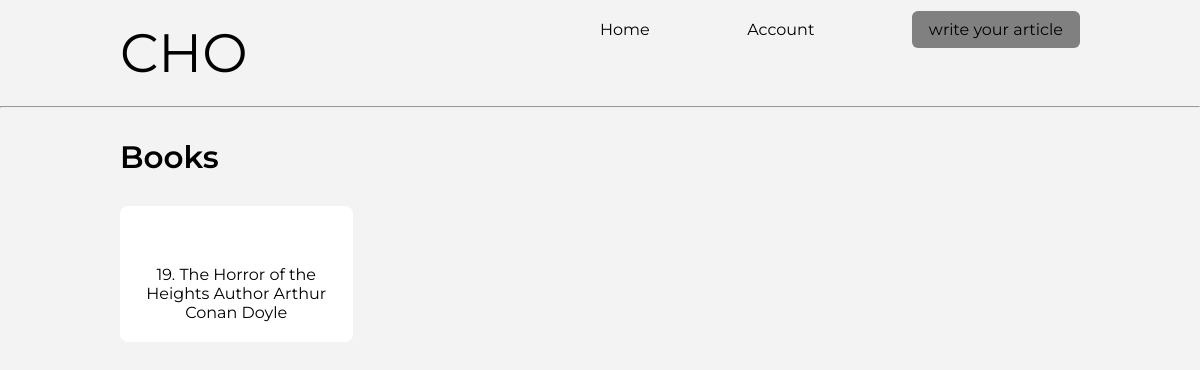
Page /home on the earlier database version.
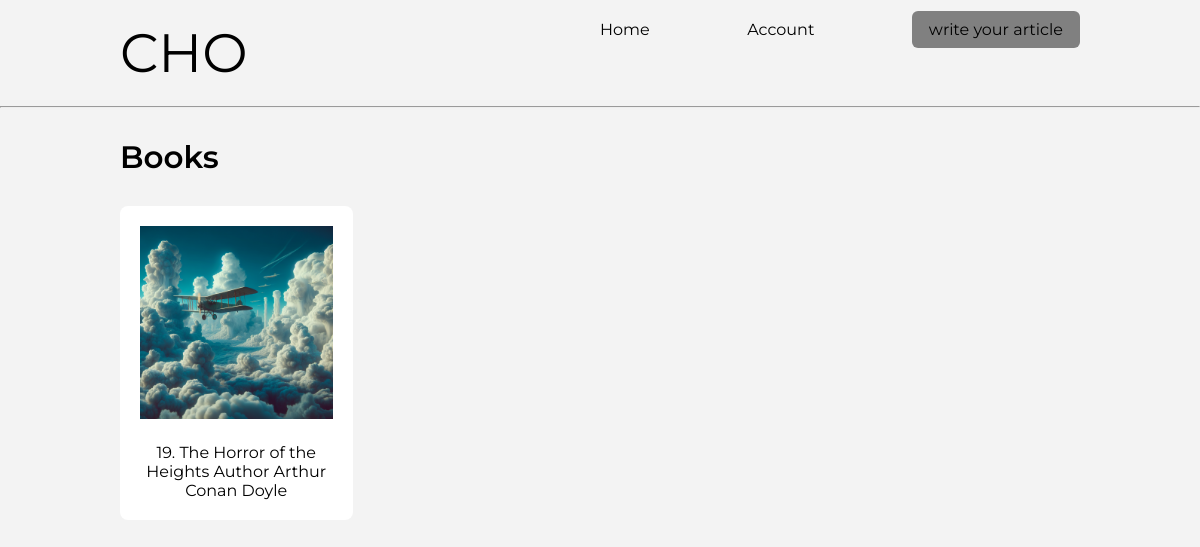
Same page on the later database version.
### server.py (models this page shows)
class Bible(db.Model):
    __tablename__ = 'bible'
    id = db.Column(db.Integer, primary_key=True)
    name = db.Column(db.String, nullable=False)
    path = db.Column(db.String, nullable=False)
    id_user = db.Column(db.Integer, nullable=False)
    date = db.Column(db.DateTime, nullable=False, default=datetime.utcnow)
    path_to_cover = db.Column(db.String, nullable=True)

### server.py (the view)
@app.route('/home')
def home():
    con = sqlite3.connect("instance/cho.db")
    cur = con.cursor()
    result = list(map(lambda x: [f"/watch/{x[0]}", x[1], x[2]],
                      cur.execute("""SELECT id, name, path_to_cover FROM bible""").fetchall()))
    return render_template('index.html', elements=result)

### templates/index.html (shortened to what this page needs)
<!DOCTYPE html>
<html lang="en">
<head>
    <link rel="stylesheet" href="static/style.css">
</head>
<body>
    <div class="wrepper">
        <header class="container">
            <sspan class="logo">Cho</sspan>
            <nav>
                <ul>
                    <li><a href="/home">Home</a></li>
                    <li><a href="/singing">Account</a></li>
                    <li class="btn"><a href="/load">write your article</a></li>
                </ul>
            </nav>
        </header>
        <hr>
        <div class="container tems">
            <h3>Books</h3>
            <div class="topic">
            {% for i in elements%}
                    <div class="block">
                        <a href="{{ i[0] }}"><img src="{{ i[2] }}" alt=""></a>
                        <span>{{ i[1] }}</span>
                    </div>
            {% endfor %}
            </div>
        </div>
    </div>
</body>
</html>

### static/style.css (style rules this page uses)
* { margin: 0; padding: 0; }
body { font-family: 'Montserrat', sans-serif; font-weight: 400; color: black; background: rgb(243, 243, 243); font-size: 16px; }
a { text-decoration: none; }
img { max-width: 100%; height: auto; }
.wrepper { background: rgb(243, 243, 243); width: 100%; }
.container { width: 80%; margin: 0 auto; }
header { padding: 20px 0; }
header .logo { text-transform: uppercase; font-size: 54px; font-weight: 1200; }
header nav { float: right; width: 50%; }
header nav ul { list-style: none; display: flex; justify-content: space-between; position: relative; }
header nav ul li { display: inline-block; bottom: 0; }
header nav ul li a { color: black; }
header nav ul li.btn a { background: gray; padding: 9px 17px; border-radius: 6px; transition: all 500ms ease; }
.tems { width: 80%; padding-top: 30px; }
.topic { display: grid; grid-template-columns: repeat(4, 1fr); justify-content: center; gap: 10px; padding-top: 30px; }
.block { background-color: white; padding: 20px; text-align: center; border-radius: 8px; }
.tems .topic span { display: block; text-align: center; margin-top: 20px; }
.tems h3 { font-weight: 600; font-size: 31px; }

Differences in the rows shown:
changed Bible "19. The Horror of the Heights Author Arthur Conan Doyle": path_to_cover: picture added
